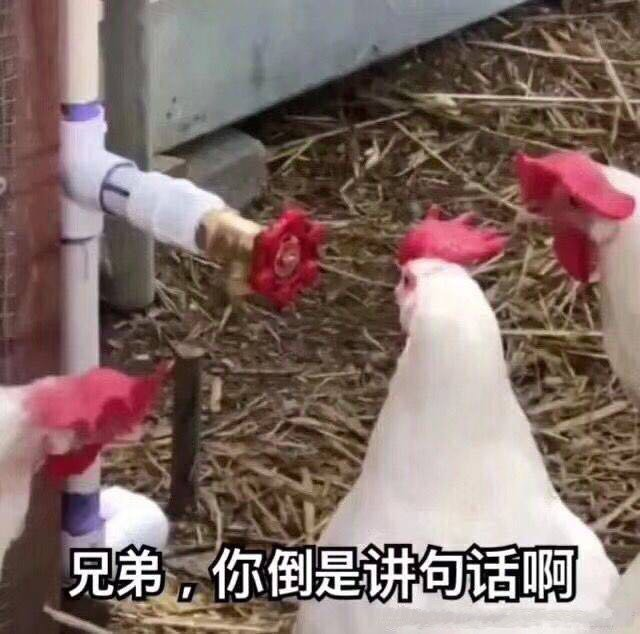
#> input picture usefule_modules/image/original.jpg, 640 x 634 px
$ python use_Image.py
#> lines starting #> are read from the running program, lines starting #| are printed output that depends on the picture
import os
from PIL import Image, ImageFilter

target_path = os.path.join('.', 'image')
image_name = 'original.jpg'

# 打开一个jpg图像文件，注意是当前路径:
im = Image.open(os.path.join(target_path, image_name))
#> im is the input picture: PIL image 640x634 RGB; mean R, G, B 129.8, 109, 103.5
# 获得图像尺寸:
w, h = im.size
#> w = 640; h = 634
print('Original image size: %sx%s' % (w, h))
#| Original image size: 640x634
# 缩放到50%:
im.thumbnail((w//2, h//2))
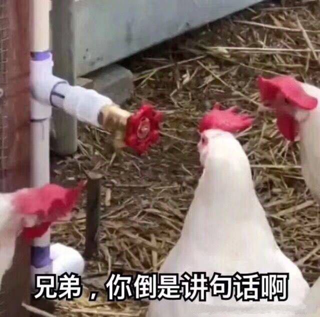
#> im: PIL image 320x317 RGB; mean R, G, B 129.8, 109, 103.5
print('Resize image to: %sx%s' % (w//2, h//2))
#| Resize image to: 320x317
# 把缩放后的图像用jpeg格式保存:
im.save(os.path.join(target_path, 'thumbnail.jpg'), 'jpeg')
# 应用模糊滤镜:
im2 = im.filter(ImageFilter.BLUR)
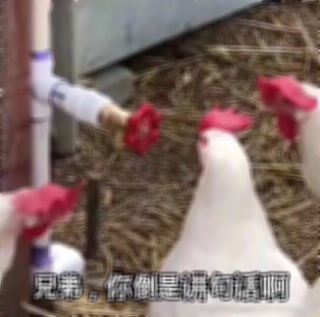
#> im2: PIL image 320x317 RGB; mean R, G, B 129.9, 109, 103.6
im2.save(os.path.join(target_path, 'blur.jpg'), 'jpeg')
